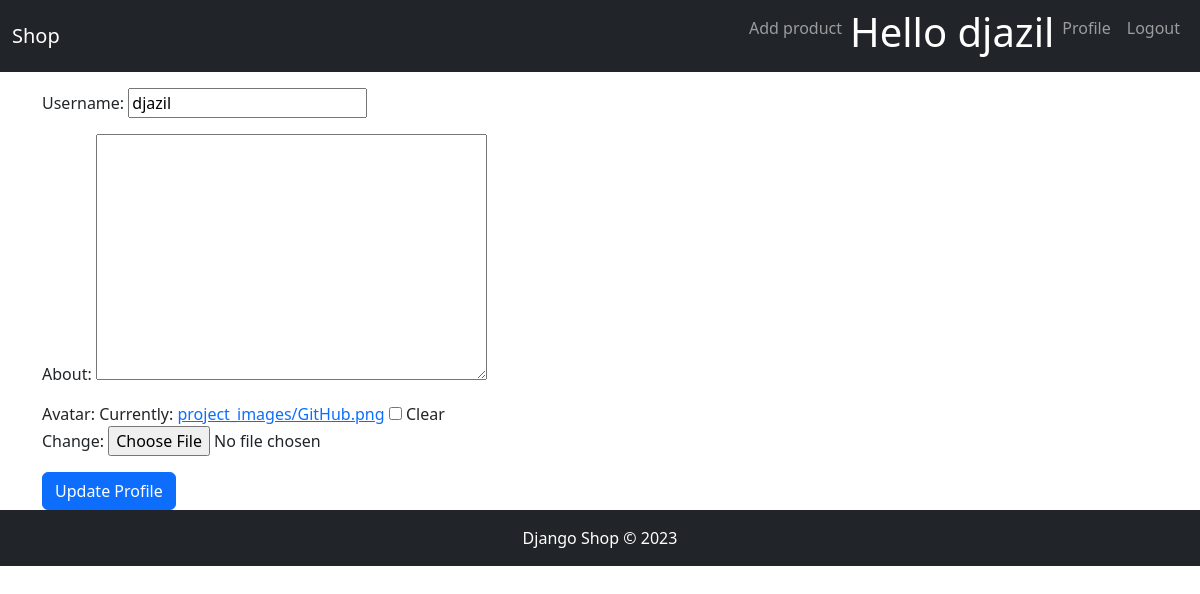
The app's page /edit_profile/ (signed in), older data.
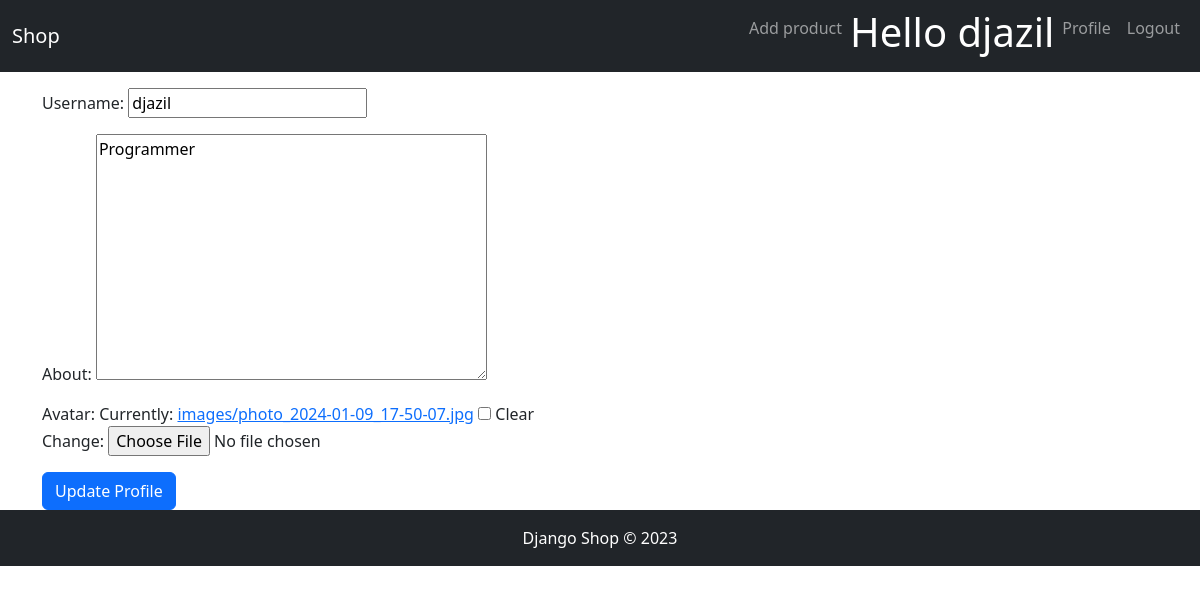
The same page, newer data.
### shopapp/models.py (models this page shows, shortened)
class Seller(models.Model):
    username = models.CharField(max_length=255)
    about = models.TextField(blank=True)
    avatar = models.FileField(upload_to='images/', blank=True)

### shopapp/views.py (the view)
# urls.py: path('edit_profile/', views.edit_seller_profile, name='edit-profile'),
def edit_seller_profile(request):
    seller = Seller.objects.get(pk=request.user.id)
    if request.method == 'POST':
        form = SellerForm(data=request.POST, files=request.FILES, instance=seller)
        if form.is_valid():
            form.save()
            return redirect('/')
    else:
        form = SellerForm(instance=seller)
    return render(request, 'edit_profile.html', {'form': form})

### shopapp/forms.py
class SellerForm(ModelForm):
    class Meta:
        model = Seller
        fields = ('username', 'about', 'avatar')

### shopapp/templates/edit_profile.html (shortened to what this page needs)
<!DOCTYPE html>
<html lang="en">
<head>
    {% extends 'base.html' %}
{% block content %}
<form action="/edit_profile/" enctype="multipart/form-data" method="POST">
    <div class="container mt-3">
        {{ form.as_p }}
        <button type="submit" class="btn btn-primary">Update Profile</button>
    </div>
</form>
{% endblock %}

Row changes from the older to the newer data that the page shows:
changed Seller "djazil": about (not shown) → "Programmer"
Text that changed along with them:
text no longer shown: "Username: About: Avatar: Currently: project_images/GitHub.png Clear Change:"
text now shown: "Username: About: Avatar: Currently: images/photo_2024-01-09_17-50-07.jpg Clear Change:"
